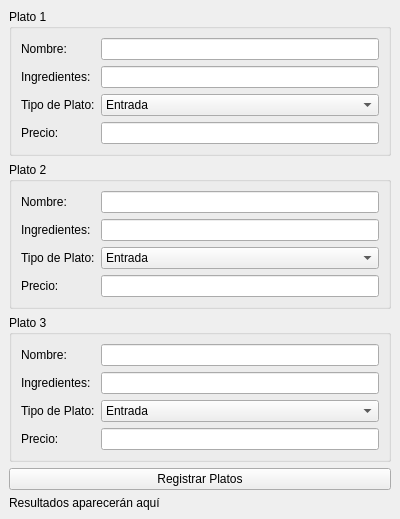
<?xml version="1.0" encoding="UTF-8"?>
<ui version="4.0">
 <class>VentanaPlatos</class>
 <widget class="QMainWindow" name="VentanaPlatos">
  <property name="geometry">
   <rect>
    <x>0</x>
    <y>0</y>
    <width>400</width>
    <height>500</height>
   </rect>
  </property>
  <property name="windowTitle">
   <string>Registro de Platos</string>
  </property>
  <widget class="QWidget" name="centralwidget">
   <layout class="QVBoxLayout" name="verticalLayout">

    <item>
     <widget class="QGroupBox" name="groupBoxPlato1">
      <property name="title">
       <string>Plato 1</string>
      </property>
      <layout class="QFormLayout" name="formLayoutPlato1">
       <item row="0" column="0">
        <widget class="QLabel" name="labelNombre1">
         <property name="text">
          <string>Nombre:</string>
         </property>
        </widget>
       </item>
       <item row="0" column="1">
        <widget class="QLineEdit" name="lineEditNombre1"/>
       </item>
       <item row="1" column="0">
        <widget class="QLabel" name="labelIngredientes1">
         <property name="text">
          <string>Ingredientes:</string>
         </property>
        </widget>
       </item>
       <item row="1" column="1">
        <widget class="QLineEdit" name="lineEditIngredientes1"/>
       </item>
       <item row="2" column="0">
        <widget class="QLabel" name="labelTipoPlato1">
         <property name="text">
          <string>Tipo de Plato:</string>
         </property>
        </widget>
       </item>
       <item row="2" column="1">
        <widget class="QComboBox" name="comboBoxTipoPlato1">
         <item>
          <property name="text">
           <string>Entrada</string>
          </property>
         </item>
         <item>
          <property name="text">
           <string>Plato Principal</string>
          </property>
         </item>
         <item>
          <property name="text">
           <string>Postre</string>
          </property>
         </item>
        </widget>
       </item>
       <item row="3" column="0">
        <widget class="QLabel" name="labelPrecio1">
         <property name="text">
          <string>Precio:</string>
         </property>
        </widget>
       </item>
       <item row="3" column="1">
        <widget class="QLineEdit" name="lineEditPrecio1"/>
       </item>
      </layout>
     </widget>
    </item>


    <item>
     <widget class="QGroupBox" name="groupBoxPlato2">
      <property name="title">
       <string>Plato 2</string>
      </property>
      <layout class="QFormLayout" name="formLayoutPlato2">
       <item row="0" column="0">
        <widget class="QLabel" name="labelNombre2">
         <property name="text">
          <string>Nombre:</string>
         </property>
        </widget>
       </item>
       <item row="0" column="1">
        <widget class="QLineEdit" name="lineEditNombre2"/>
       </item>
       <item row="1" column="0">
        <widget class="QLabel" name="labelIngredientes2">
         <property name="text">
          <string>Ingredientes:</string>
         </property>
        </widget>
       </item>
       <item row="1" column="1">
        <widget class="QLineEdit" name="lineEditIngredientes2"/>
       </item>
       <item row="2" column="0">
        <widget class="QLabel" name="labelTipoPlato2">
         <property name="text">
          <string>Tipo de Plato:</string>
         </property>
        </widget>
       </item>
       <item row="2" column="1">
        <widget class="QComboBox" name="comboBoxTipoPlato2">
         <item>
          <property name="text">
           <string>Entrada</string>
          </property>
         </item>
         <item>
          <property name="text">
           <string>Plato Principal</string>
          </property>
         </item>
         <item>
          <property name="text">
           <string>Postre</string>
          </property>
         </item>
        </widget>
       </item>
       <item row="3" column="0">
        <widget class="QLabel" name="labelPrecio2">
         <property name="text">
          <string>Precio:</string>
         </property>
        </widget>
       </item>
       <item row="3" column="1">
        <widget class="QLineEdit" name="lineEditPrecio2"/>
       </item>
      </layout>
     </widget>
    </item>

 
    <item>
     <widget class="QGroupBox" name="groupBoxPlato3">
      <property name="title">
       <string>Plato 3</string>
      </property>
      <layout class="QFormLayout" name="formLayoutPlato3">
       <item row="0" column="0">
        <widget class="QLabel" name="labelNombre3">
         <property name="text">
          <string>Nombre:</string>
         </property>
        </widget>
       </item>
       <item row="0" column="1">
        <widget class="QLineEdit" name="lineEditNombre3"/>
       </item>
       <item row="1" column="0">
        <widget class="QLabel" name="labelIngredientes3">
         <property name="text">
          <string>Ingredientes:</string>
         </property>
        </widget>
       </item>
       <item row="1" column="1">
        <widget class="QLineEdit" name="lineEditIngredientes3"/>
       </item>
       <item row="2" column="0">
        <widget class="QLabel" name="labelTipoPlato3">
         <property name="text">
          <string>Tipo de Plato:</string>
         </property>
        </widget>
       </item>
       <item row="2" column="1">
        <widget class="QComboBox" name="comboBoxTipoPlato3">
         <item>
          <property name="text">
           <string>Entrada</string>
          </property>
         </item>
         <item>
          <property name="text">
           <string>Plato Principal</string>
          </property>
         </item>
         <item>
          <property name="text">
           <string>Postre</string>
          </property>
         </item>
        </widget>
       </item>
       <item row="3" column="0">
        <widget class="QLabel" name="labelPrecio3">
         <property name="text">
          <string>Precio:</string>
         </property>
        </widget>
       </item>
       <item row="3" column="1">
        <widget class="QLineEdit" name="lineEditPrecio3"/>
       </item>
      </layout>
     </widget>
    </item>


    <item>
     <widget class="QPushButton" name="pushButtonRegistrar">
      <property name="text">
       <string>Registrar Platos</string>
      </property>
     </widget>
    </item>


    <item>
     <widget class="QLabel" name="labelResultado">
      <property name="text">
       <string>Resultados aparecerán aquí</string>
      </property>
     </widget>
    </item>

   </layout>
  </widget>
  <menuBar/>
  <statusBar/>
 </widget>
</ui>
